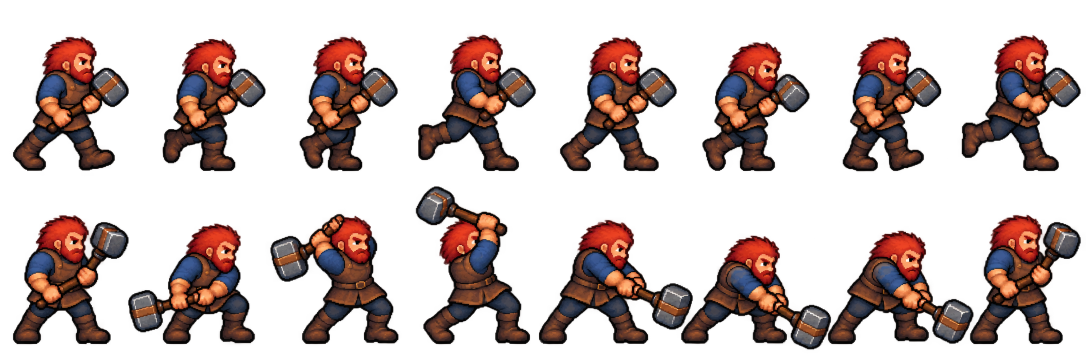
#> input picture assets/flat/miner-body-side-v1.png, 2172 x 724 px (shown at 1/2 size)
$ python pack-miner-body.py
#> lines starting #> are read from the running program, lines starting #| are printed output that depends on the picture
"""Normalize generated full-body poses; no painting or synthetic limb animation.
Uses alpha-connected components to avoid cutting an extended maul into a neighbor.
Requires Pillow. Source PNGs and frame metadata remain alongside the packed atlas.
"""
from pathlib import Path
from PIL import Image,ImageOps
import json,hashlib
ROOT=Path(__file__).resolve().parents[1]
def components(im):
 w,h=im.size;alpha=bytearray(im.getchannel('A').point(lambda a:255 if a>32 else 0).tobytes());out=[]
 for start in range(w*h):
  if not alpha[start]:continue
  alpha[start]=0;q=[start];size=0;x0=w;y0=h;x1=y1=0
  while q:
   i=q.pop();y,x=divmod(i,w);size+=1;x0=min(x0,x);x1=max(x1,x);y0=min(y0,y);y1=max(y1,y)
   for j in (i-w if y else -1,i+w if y<h-1 else -1,i-1 if x else -1,i+1 if x<w-1 else -1):
    if j>=0 and alpha[j]:alpha[j]=0;q.append(j)
  if size>500:out.append((x0,y0,x1+1,y1+1))
 return out
walk_path=ROOT/'assets/flat/miner-body-side-v1.png';attack_path=ROOT/'assets/flat/miner-maul-body-source-v1.png'
walk=Image.open(walk_path).convert('RGBA');attack=Image.open(attack_path).convert('RGBA')
#> further down, walk is the input picture: PIL image 2172x724 RGBA; mean R, G, B, A 32.9, 17.7, 15, 81.9
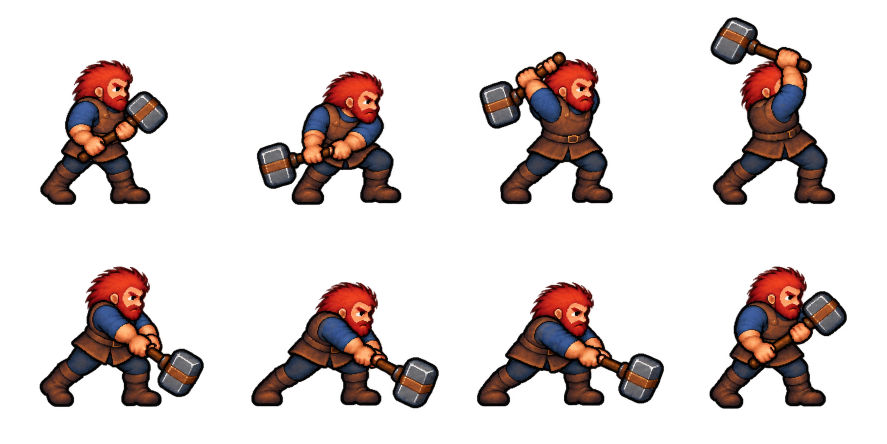
#> input picture assets/flat/miner-maul-body-source-v1.png, 1774 x 887 px (shown at 1/2 size)
#> further down, attack is the input picture: PIL image 1774x887 RGBA; mean R, G, B, A 20.9, 11.3, 9.7, 54.2
wrects=sorted([b for b in components(walk) if b[3]<walk.height*.52],key=lambda b:b[0]);arects=components(attack);assert len(wrects)==8,len(wrects);assert len(arects)==8,len(arects)
#> after the loop in components, `for start in range(w*h):`: out = 15 items, first 6: (836, 69, 1072, 343), (1923, 70, 2162, 343), (26, 73, 258, 342), (599, 73, 796, 343), (1685, 73, 1883, 343), (1120, 74, 1354, 343)
#> after `wrects = sorted([b for b in components(walk) if b[3] < walk.height * 0`: wrects = [(26, 73, 258, 342), (325, 78, 531, 343), (599, 73, 796, 343), (836, 69, 1072, 343), (1120, 74, 1354, 343), (1404, 84, 1619, 343), (1685, 73, 1883, 343), (1923, 70, 2162, 343)]
#> after `arects = components(attack)`: arects = [(1421, 34, 1671, 410), (958, 103, 1226, 409), (80, 120, 336, 410), (513, 142, 803, 410), (79, 533, 408, 814), (1419, 533, 1694, 818), (502, 564, 878, 817), (954, 564, 1328, 813)]
arects=sorted(arects,key=lambda b:(int((b[1]+b[3])/2>attack.height/2),b[0]))
#> arects = [(80, 120, 336, 410), (513, 142, 803, 410), (958, 103, 1226, 409), (1421, 34, 1671, 410), (79, 533, 408, 814), (502, 564, 878, 817), (954, 564, 1328, 813), (1419, 533, 1694, 818)]
CW,CH,GROUND=112,96,88;sheet=Image.new('RGBA',(CW*8,CH*4));metadata=[]
#> after `sheet = Image.new('RGBA', (CW * 8, CH * 4))`: sheet: PIL image 896x384 RGBA; every value is 0
for kind,im,rects,row in [('walk',walk,wrects,0),('attack',attack,arects,2)]:
 first=rects[0];scale=48/(first[3]-first[1]);px=im.load()
 for col,box in enumerate(rects):
  x0,y0,x1,y1=box;h=y1-y0;reds=[x for y in range(y0,int(y0+h*.45)) for x in range(x0,x1) if px[x,y][3]>160 and px[x,y][0]>px[x,y][1]*1.5 and px[x,y][0]>px[x,y][2]*1.5];head=sum(reds)/len(reds) if reds else (x0+x1)/2
  boots=[]
  for y in range(int(y0+h*.73),y1):
   for x in range(max(x0,int(head-h*.6)),min(x1,int(head+h*.38))):
    r,g,b,a=px[x,y]
    if a>160 and r>g+4 and g>b+2 and r<180:boots.append((x,y))
  assert boots,(kind,col,'no boot anchor')
  ground=max(y for x,y in boots)+1
  anchor=head if kind=='walk' else (min(x for x,y in boots)+max(x for x,y in boots))/2
  raw=im.crop(box);size=(round(raw.width*scale),round(raw.height*scale));sprite=raw.resize(size,Image.Resampling.NEAREST)
  c=Image.new('RGBA',(CW,CH));dx=round(CW/2+(x0-anchor)*scale);dy=round(GROUND+(y0-ground)*scale);assert dx>=1 and dx+size[0]<CW-1,(kind,col,'horizontal clipping',dx,size)
  assert dy>=1 and dy+size[1]<CH-1,(kind,col,'vertical clipping',dy,size)
  c.alpha_composite(sprite,(dx,dy));sheet.alpha_composite(c,(col*CW,row*CH));sheet.alpha_composite(ImageOps.mirror(c),(col*CW,(row+1)*CH))
  metadata.append({'kind':kind,'frame':col,'sourceBox':box,'anchor':[round(anchor,3),ground],'scale':scale,'packedOrigin':[dx,dy],'packedSize':size})
#> this loop made 2 passes
#> (kind, row, first, scale) on passes 1 to 2: ('walk', 0, (26, 73, 258, 342), 0.178), ('attack', 2, (80, 120, 336, 410), 0.166)
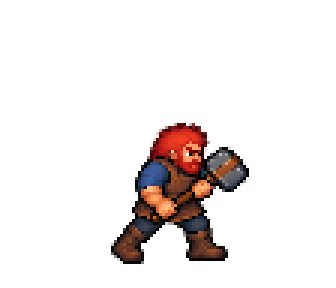
#> c: PIL image 112x96 RGBA (shown 3 times larger); mean R, G, B, A 10.6, 5.5, 4.6, 26.4; transparent parts drawn white
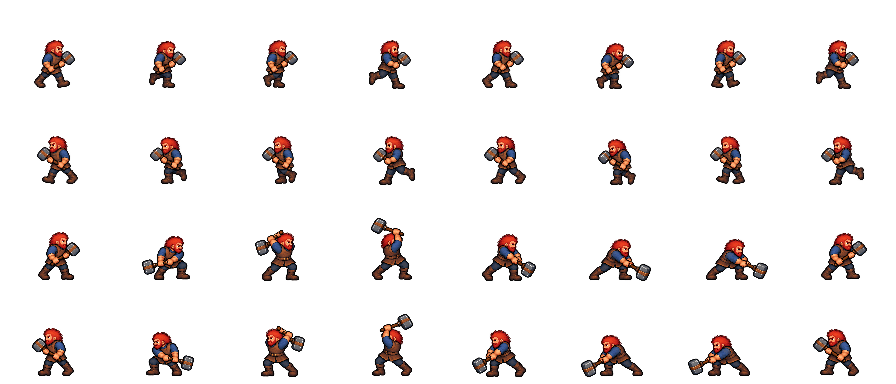
#> sheet: PIL image 896x384 RGBA; mean R, G, B, A 9.9, 5.3, 4.5, 25; transparent parts drawn white
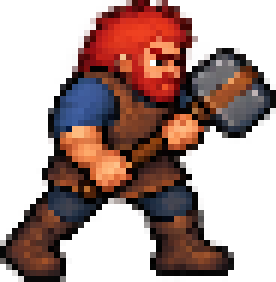
#> sprite: PIL image 46x47 RGBA (shown 6 times larger); mean R, G, B, A 52.5, 27.3, 22.8, 131.1; transparent parts drawn white
#> after the loop, metadata = 16 items
sheet.save(ROOT/'assets/flat/miner-body-packed-v1.png',optimize=True)
manifest={'cell':[CW,CH],'groundY':GROUND,'rows':['walk-east','walk-west','attack-east','attack-west'],'walkFrames':8,'attackFrames':8,'frames':metadata,'sources':{p.name:hashlib.sha256(p.read_bytes()).hexdigest() for p in [walk_path,attack_path]}}
(ROOT/'assets/flat/miner-body-v1.json').write_text(json.dumps(manifest,indent=2)+'\n');print('Packed 32 directional poses; no clipping; fixed boot baseline; exact mirrored west.')
#| Packed 32 directional poses; no clipping; fixed boot baseline; exact mirrored west.
